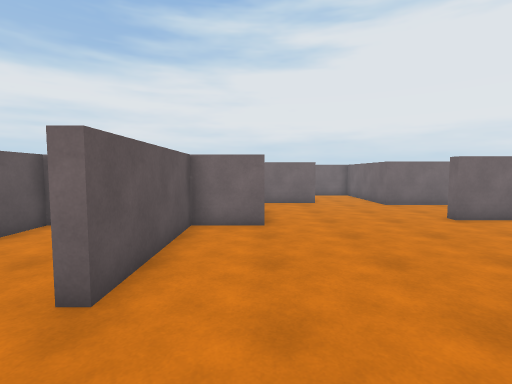
view 1 (above)

22 first-person views from a walk through a scene from a Unity 3-D project. The camera is 1.5 m above the floor, tilts 4° down and sees 85° across. The floor is counted in squares, 1 m on a side. Each view is taken from the middle of a square. On the plan, view 1 faces up. The plan holds only what a view shows up to about 14 squares ahead; the rest is blank. Some animated figures are not drawn.

view 2
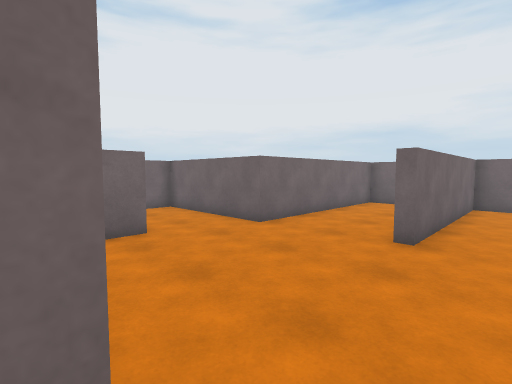

view 3
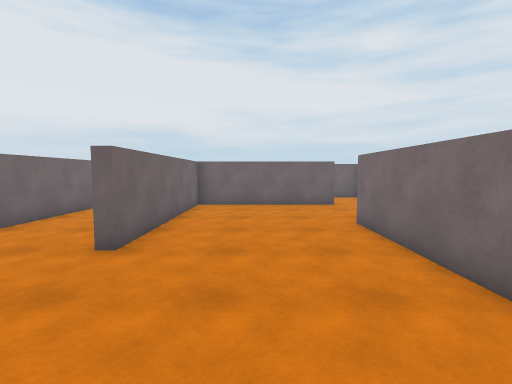

view 4
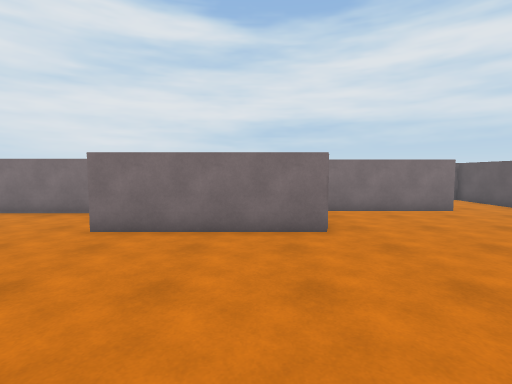

view 5
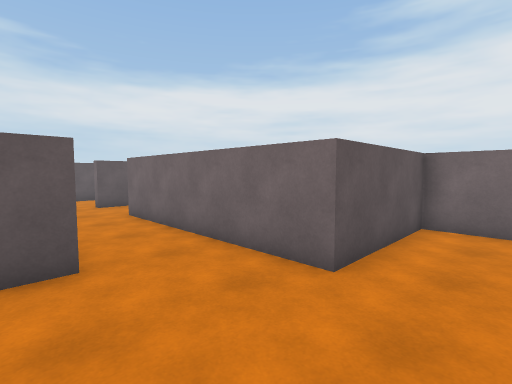

view 6
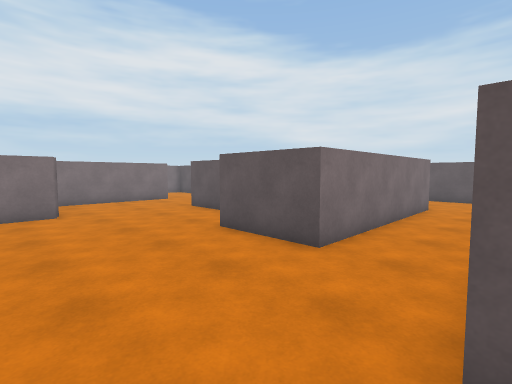

view 7
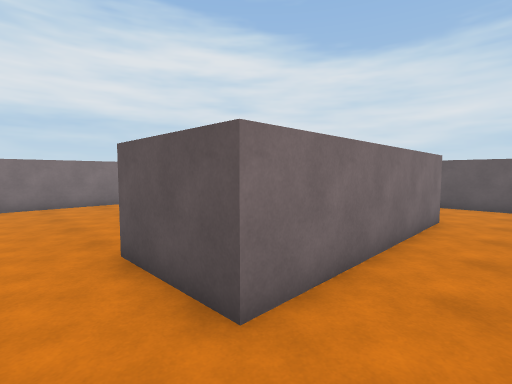

view 8
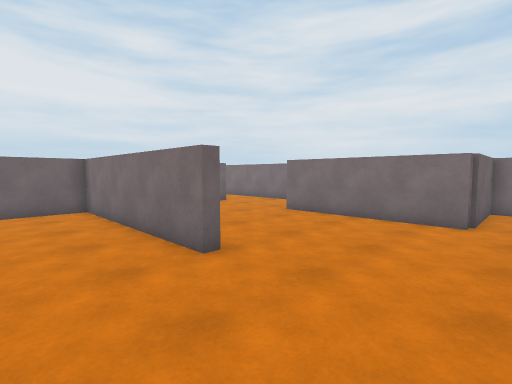

view 9
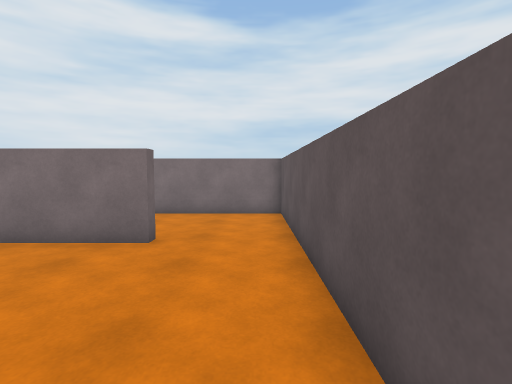

view 10
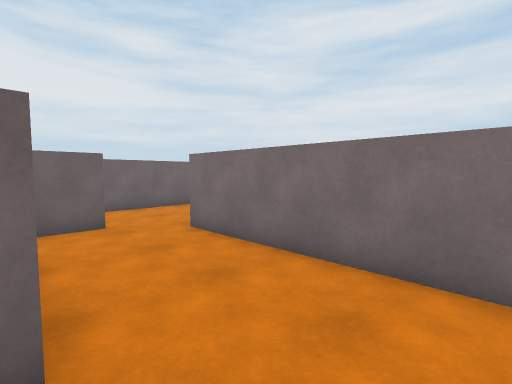

view 11
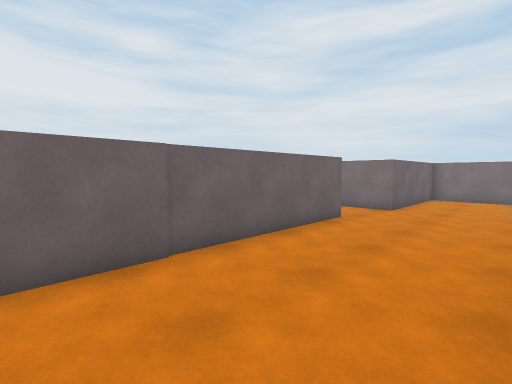

view 12
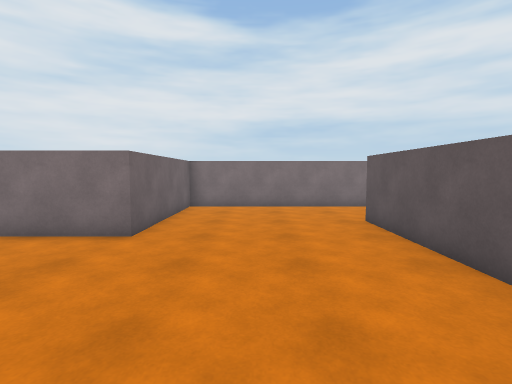

view 13
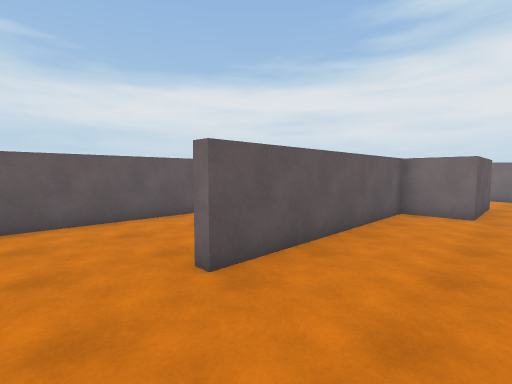

view 14
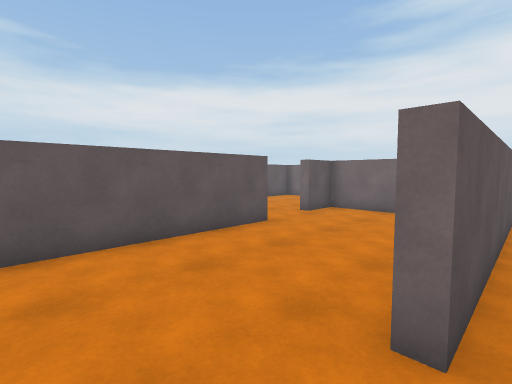

view 15
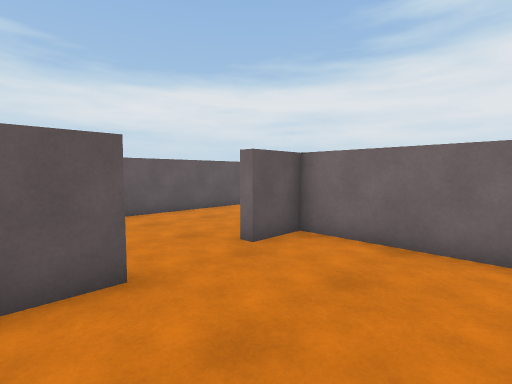

view 16
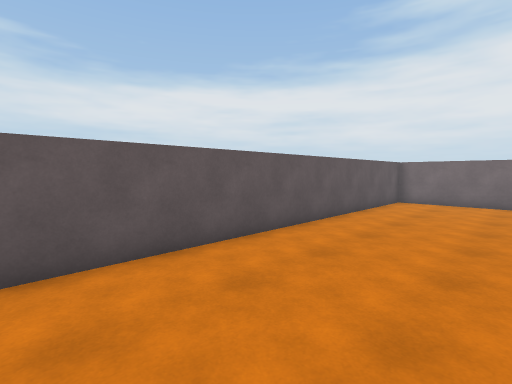

view 17
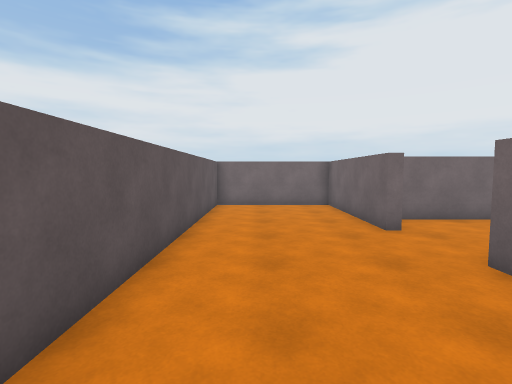

view 18
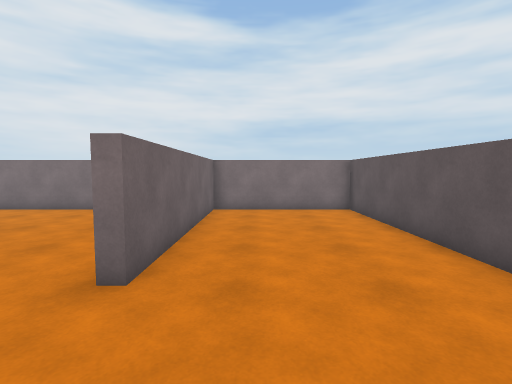

view 19
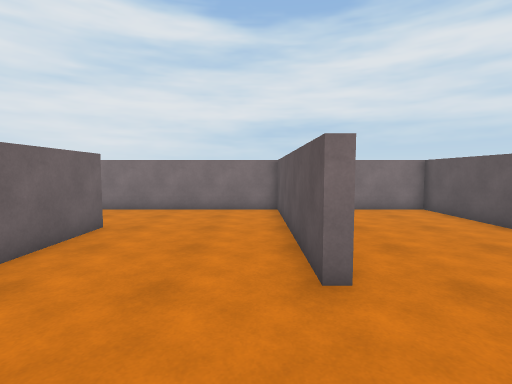

view 20
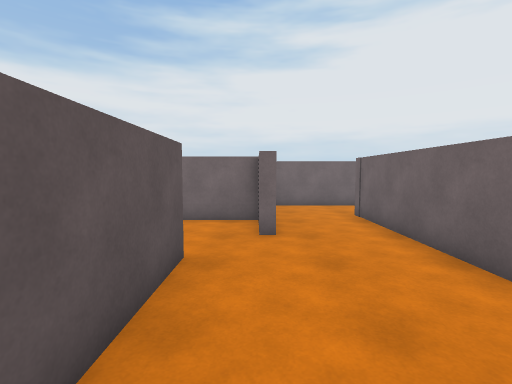

view 21
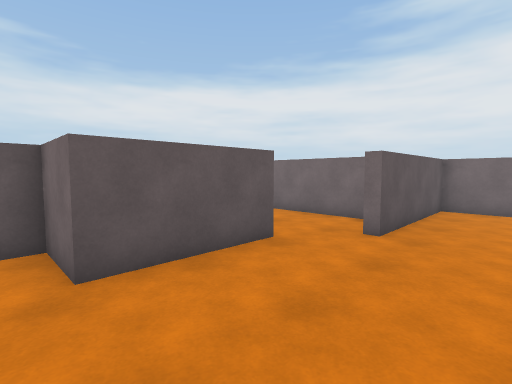

view 22
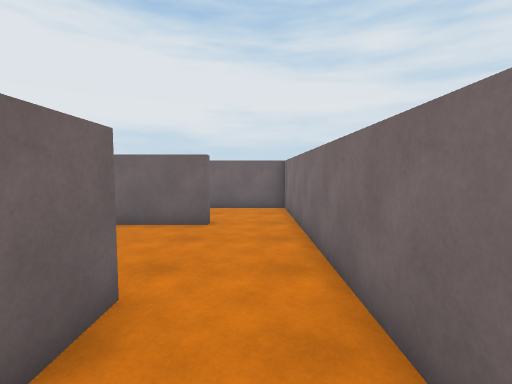

### Floor plan
Points are (right, up) in squares from view 1. A wall is a line through its corners. A room is listed if a view was taken in it or the views show most of it. See-through windows are left out.
Room 1 (views 1, 2, 3, 4, 5, 6, 7, 8, 9, 10)
walls: (9.2, 2.6) (6.5, 2.6); (3.1, -1.3) (-1.8, -1.3); (7.2, -0.2) (13.6, -0.2); (-5.9, 4.1) (-5.9, -4.9); (-5.9, 7.9) (-5.9, 6.4); (-2.7, -1.4) (-2.7, -0.9) (3.1, -0.9) (3.1, 3) (9.2, 3); (13.9, 2.4) (13.9, 8.7) (6.3, 8.7) (6.3, 9.1) (13.9, 9.1) (13.9, 12.8) (6, 12.8) (6, 18.3) (2.9, 18.3) (2.9, 13.7) (-5.1, 13.7); (-7.9, 11) (0.2, 11) (0.2, 7.8) (-1.8, 7.8) (-1.8, 3) (-2.2, 3); (-8, 14.9) (-8, 13.7) (-8.5, 13.7); (-6, -5.1) (1.7, -5.1)
ways out: opening at (2, -3.5) to room 2; opening at (6, 1.5) to room 2; opening at (-8, 12.5); opening at (14, 1.5)
Room 2 (views 11, 12, 13, 14, 15, 16, 17, 18, 19, 20, 21, 22)
walls: (-2.1, -9.1) (-6.2, -9.1) (-6.2, -10.9) (-6.6, -10.9) (-6.6, -5.1) (-11.8, -5.1) (-11.8, -21.3) (-6.3, -21.3) (-6.3, -13.6) (-5.9, -13.6) (-5.9, -21.3) (6, -21.3) (6, -15.5); (1.7, -5.1) (1.7, -9.1) (-0.4, -9.1) (-0.4, -17.6) (-0.8, -17.6) (-0.8, -14.5); (6.5, -12.8) (6.5, -0.1); (6.5, 2.6) (3.5, 2.6) (3.5, -3.4) (3.1, -3.4) (3.1, -1.9)
ways out: opening at (2, -3.5) to room 1; opening at (6, 1.5) to room 1; opening at (5.5, -14.5)

Positions as (right, up) in squares from view 1, and headings:
1: (0, 0), facing up
2: (0, 7), facing up-right
3: (1, 6), facing right
4: (5, 10), facing down
5: (5, 10), facing up-left
6: (5, 14), facing down-left
7: (2, 13), facing down-left
8: (2, 12), facing down-right
9: (-5, 5), facing down
10: (-5, -1), facing down-right
11: (2, -4), facing down-right
12: (3, -9), facing down
13: (3, -20), facing up-left
14: (0, -20), facing up-left
15: (-2, -15), facing up-left
16: (-7, -20), facing up-left
17: (-10, -18), facing up
18: (-8, -10), facing down
19: (-5, -10), facing down
20: (3, -10), facing up
21: (6, -10), facing up-left
22: (6, 1), facing right
